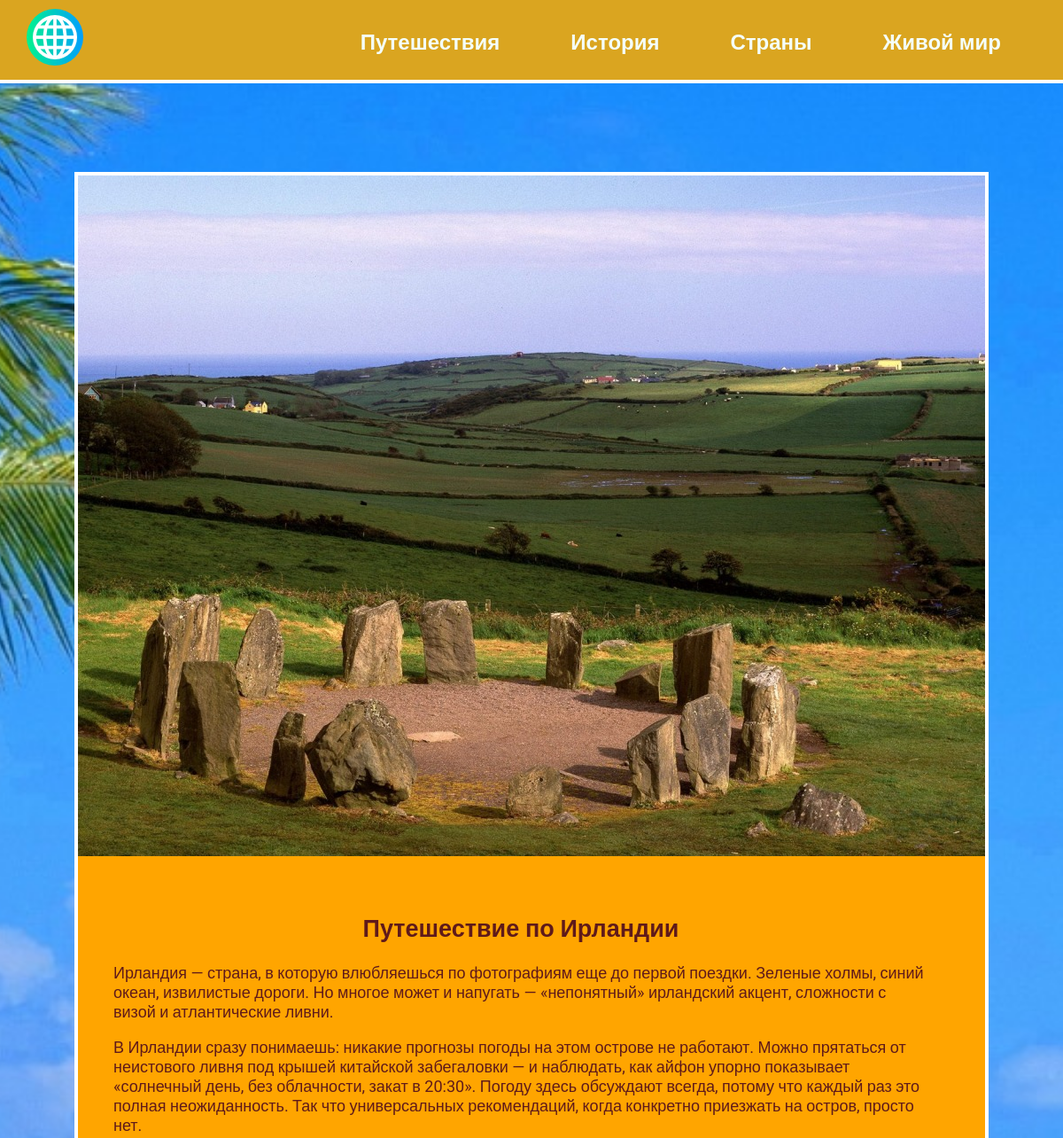
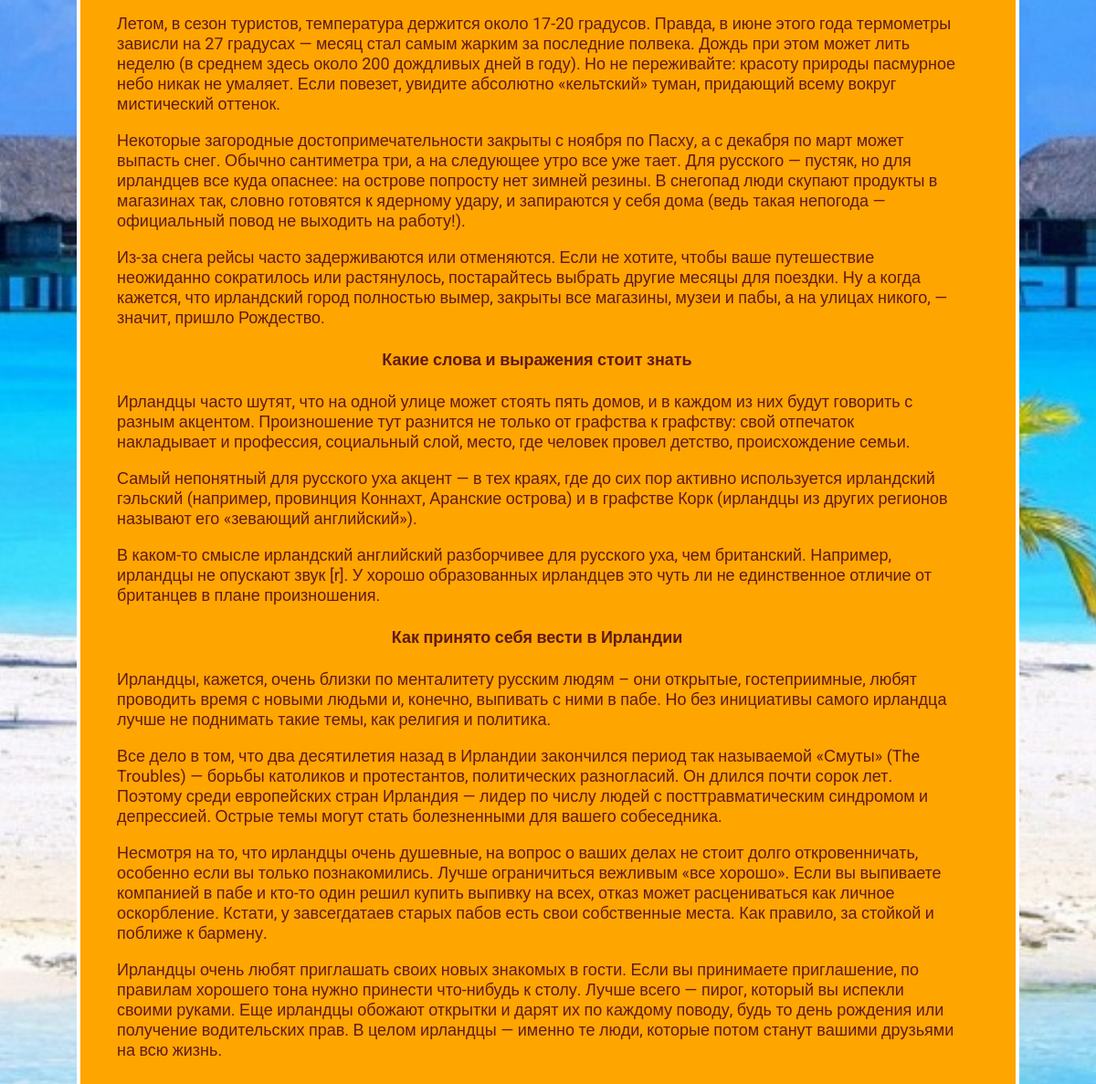
/1/, run on the app's committed database (2 pictures, top to bottom).
### travels/models.py (models this page shows, shortened)
class Travels(models.Model):
    title = models.CharField(max_length=100)
    description = models.TextField(null=True, blank=True)
    image = models.ImageField(upload_to='travels/images/')

### travels/views.py (the view)
# urls.py: path('<int:travel_id>/', views.travel, name='travel'),
def travel(request, travel_id):
    travel = get_object_or_404(Travels, pk=travel_id)
    return render(request, 'travels/travel.html', {'travel': travel})

### travels/templates/travels/travel.html
{% extends 'travels/base.html' %}
{% block content %}
<div class="element">
    <div><img src="{{ travel.image.url }}" alt=""></div>
    <div class="text2">
        <h2 class="single_travel_title">{{ travel.title }}</h2>
        {{ travel.description|safe }}
    </div>
</div>
{% endblock %}

### travels/static/css/style.css (style rules this page uses)
html { background-image: url(24269-priroda_ostrov_more_otdyih.jpg); background-repeat: no-repeat; background-position: center center; background-attachment: fixed; -webkit-background-size: cover; -moz-background-size: cover; -o-background-size: cover; background-size: cover; }
body { font-family: 'Roboto', sans-serif; padding: 0; margin: 0; }
.element, .count { background-color: orange; border: 4px solid white; margin: 30px 0; }
.text2 { width: 1000px; padding: 40px; box-sizing: border-box; font-size: 18px; color: rgb(95, 26, 26) }
.text2 h2, h4 { text-align: center; }

### data on the page
Travels: image (picture), title "Путешествие по Ирландии", description "Ирландия — страна, в которую влюбляешься по фотографиям еще до первой поездки. Зеленые холмы, синий океан, извилистые дороги. Но многое может и напугать — «непонятный» ирландский акцент, сложности с визой и атлантические ливни. В Ирландии сразу понимаешь: никакие прогнозы погоды на этом острове не работают. Можно прятаться от неистового ливня под крышей китайской забегаловки — и наблюдать, как айфон упорно показывает «солнечный день, без облачности, закат в 20:30». Погоду здесь обсуждают всегда, потому что каждый раз это полная неожиданность. Так что универсальных рекомендаций, когда конкретно приезжать на остров, просто нет. Летом, в сезон туристов, температура держится около 17-20…"
